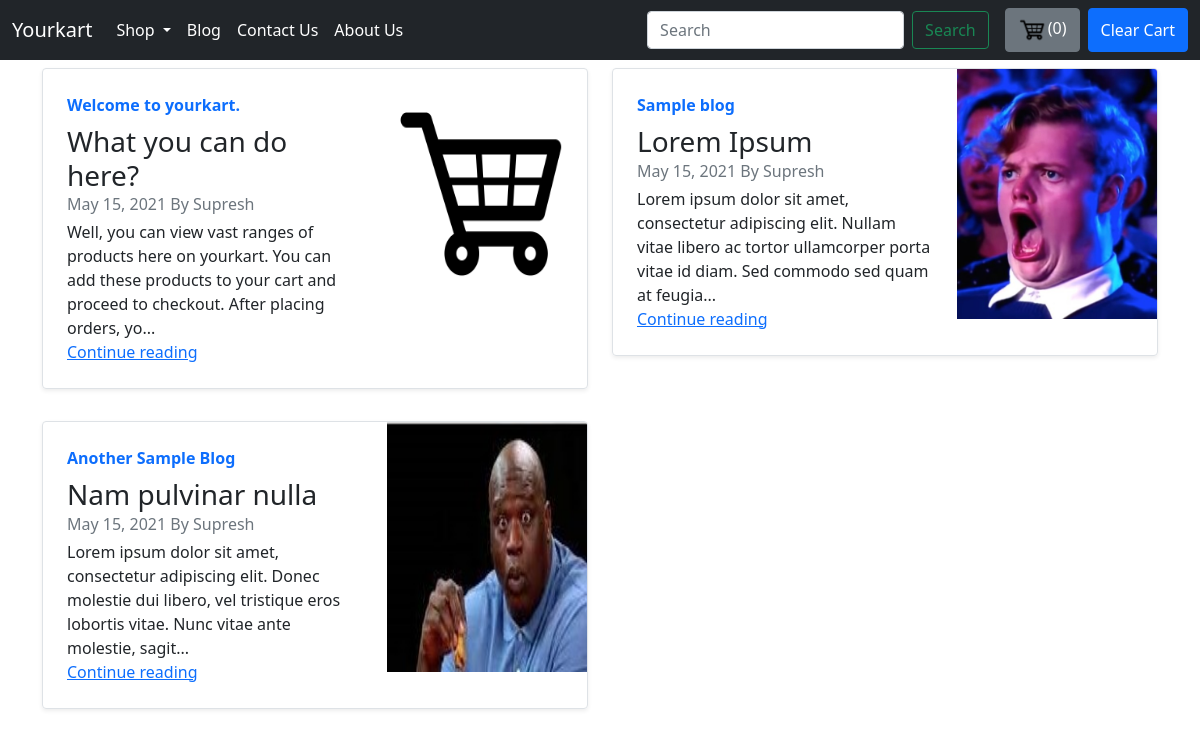
Screenshot of /blog/ with the database file from the repository.
### blog/models.py (models this page shows, shortened)
class BlogPost(models.Model):
    post_id = models.AutoField(primary_key=True)
    title = models.CharField(max_length=500)
    head0 = models.CharField(max_length=1000, default="")
    chead0 = models.CharField(max_length=5000, default="")
    head1 = models.CharField(max_length=1000, default="")
    chead1 = models.CharField(max_length=5000, default="")
    head2 = models.CharField(max_length=1000, default="")
    chead2 = models.CharField(max_length=5000, default="")
    pub_date = models.DateField()
    pub_by = models.CharField(max_length=500, default="")
    thumbnail = models.ImageField(upload_to="shop/images", default="")

### blog/views.py (the view)
# urls.py: path("", views.index, name="index"),
def index(request):
    posts = BlogPost.objects.all()
    return render(request, 'blog/index.html', {'posts':posts})

### blog/templates/blog/index.html (shortened to what this page needs)
{% extends 'layout.html' %}
{% block body %}
<div class="container">
<div class="row my-2">
  {% for post in posts %}
    <div class="col-md-6">
      <div class="row g-0 border rounded overflow-hidden flex-md-row mb-4 shadow-sm h-md-250 position-relative">
        <div class="col p-4 d-flex flex-column position-static">
          <strong class="d-inline-block mb-2 text-primary">{{post.title}}</strong>
          <h3 class="mb-0">{{post.head0}}</h3>
          <div class="mb-1 text-muted">{{post.pub_date}} By {{post.pub_by}}</div>
          <p class="card-text mb-auto">{{post.chead0|slice:"0:150"}}...</p>
          <a href="/blog/blogPost/{{post.post_id}}" class="stretched-link">Continue reading</a>
        </div>
        <div class="col-auto d-none d-lg-block">
          <img src="/media/{{post.thumbnail}}" height="250" width="200" class="bd-placeholder-img">
        </div>
      </div>
    </div>
    {% if forloop.counter|divisibleby:2 %}
    </div><div class="row my-2">
    {% endif %}
    {% endfor %}
  </div>
</div>
{% endblock %}

### rows the page displays
BlogPost: title "Welcome to yourkart.", head0 "What you can do here?", pub_date "May 15, 2021", pub_by "Supresh", chead0 "Well, you can view vast ranges of products here on yourkart. You can add these products to your cart and proceed to checkout. After placing orders, yo", thumbnail (picture)
BlogPost: title "Sample blog", head0 "Lorem Ipsum", pub_date "May 15, 2021", pub_by "Supresh", chead0 "Lorem ipsum dolor sit amet, consectetur adipiscing elit. Nullam vitae libero ac tortor ullamcorper porta vitae id diam. Sed commodo sed quam at feugia", thumbnail (picture)
BlogPost: title "Another Sample Blog", head0 "Nam pulvinar nulla", pub_date "May 15, 2021", pub_by "Supresh", chead0 "Lorem ipsum dolor sit amet, consectetur adipiscing elit. Donec molestie dui libero, vel tristique eros lobortis vitae. Nunc vitae ante molestie, sagit", thumbnail (picture)
